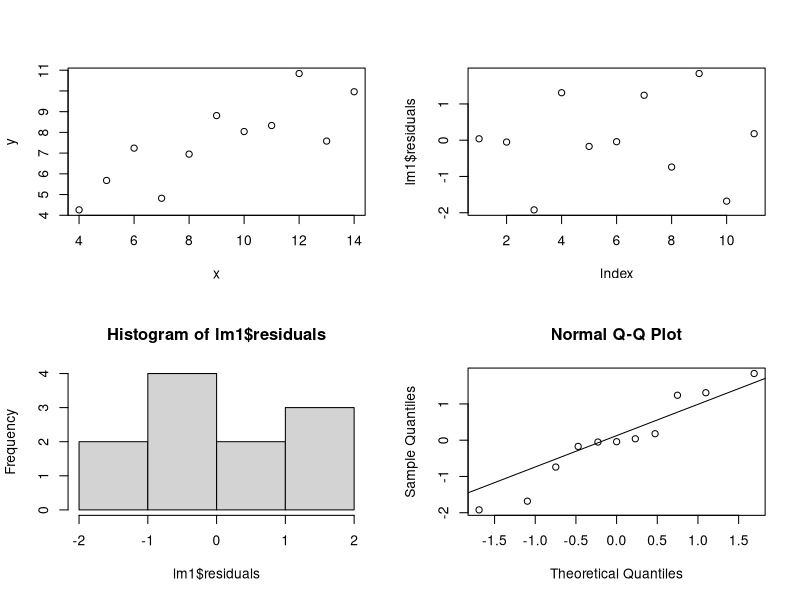
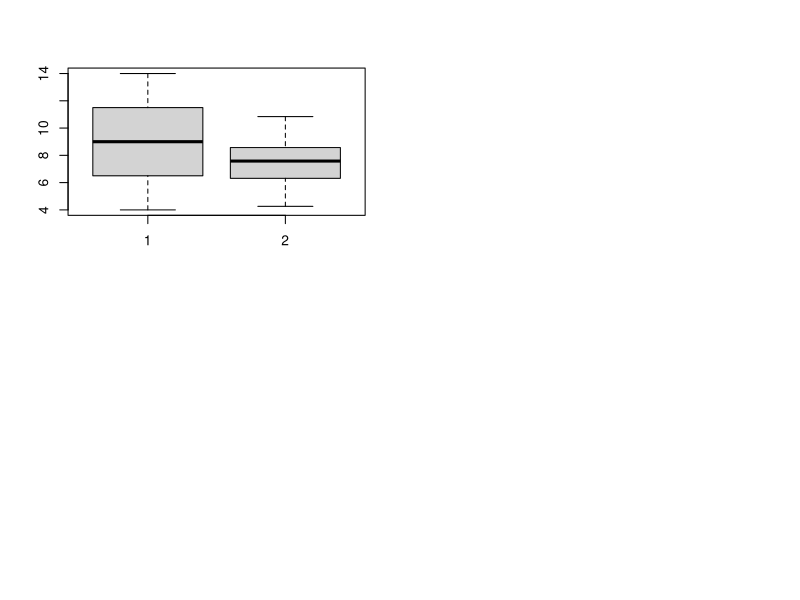
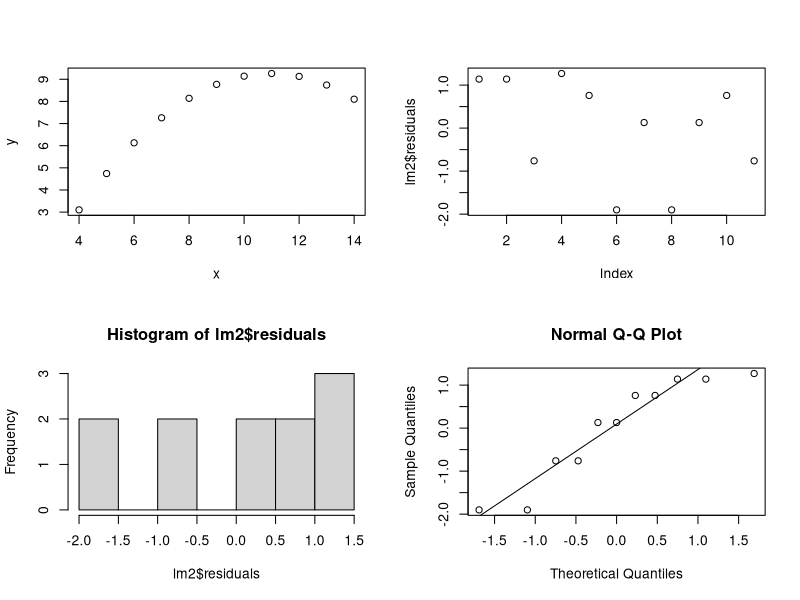
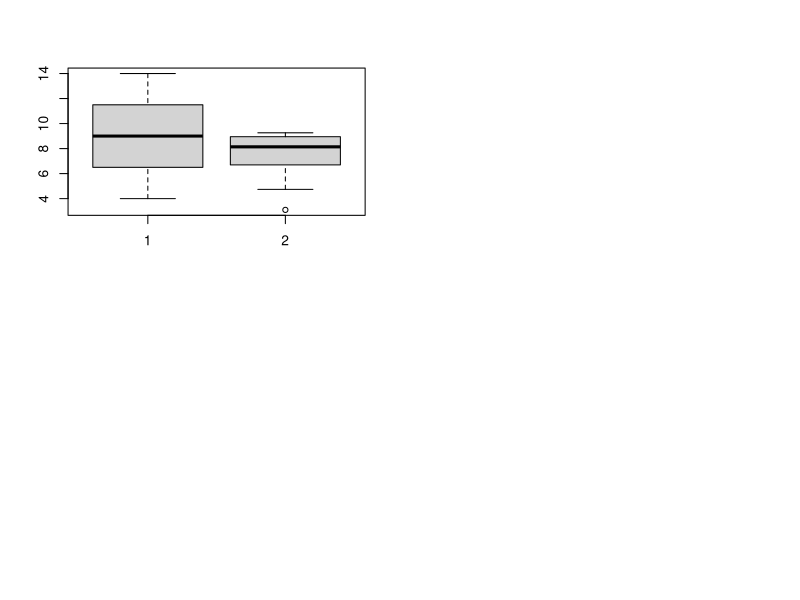
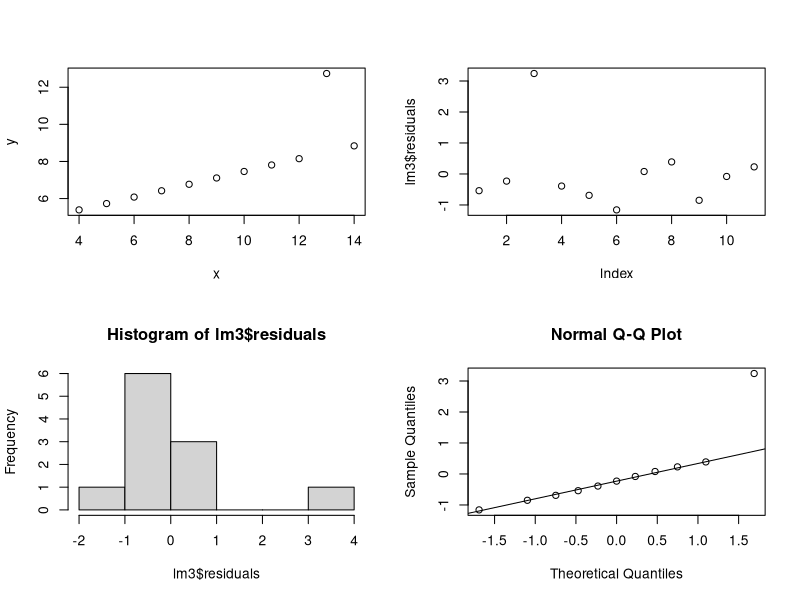
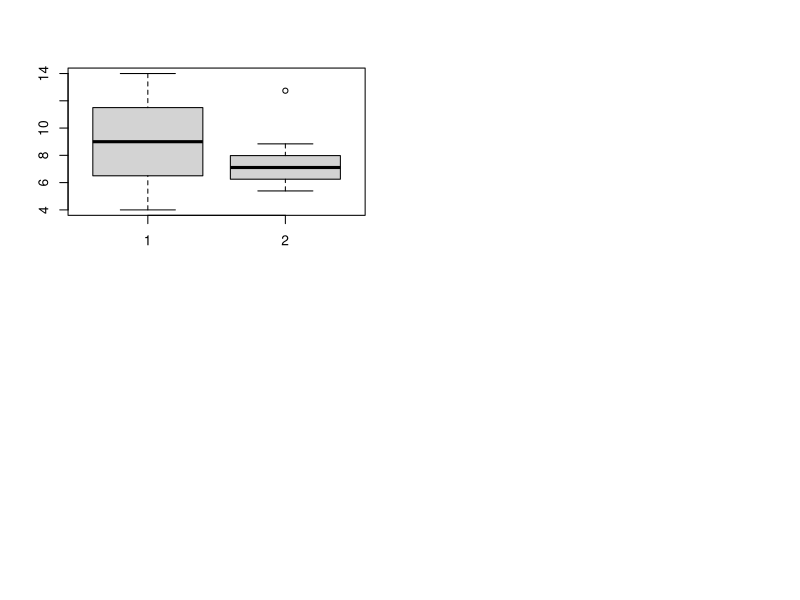
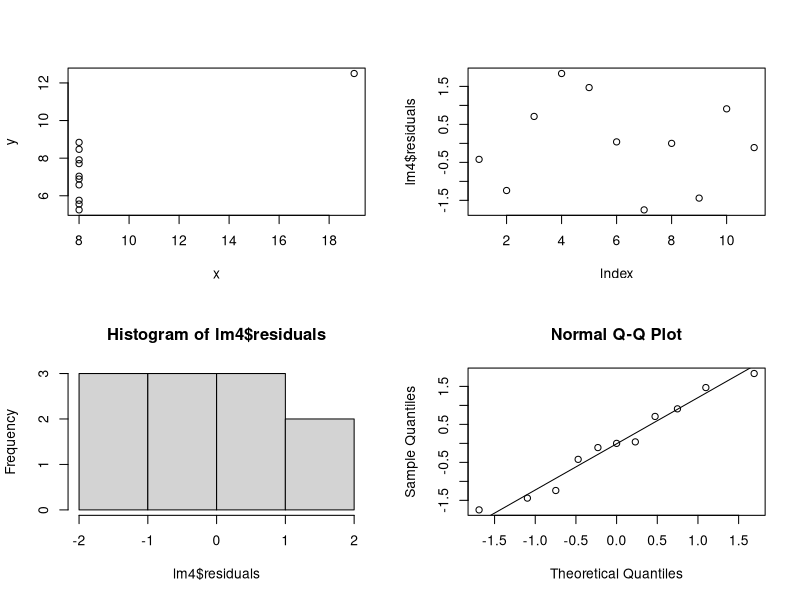
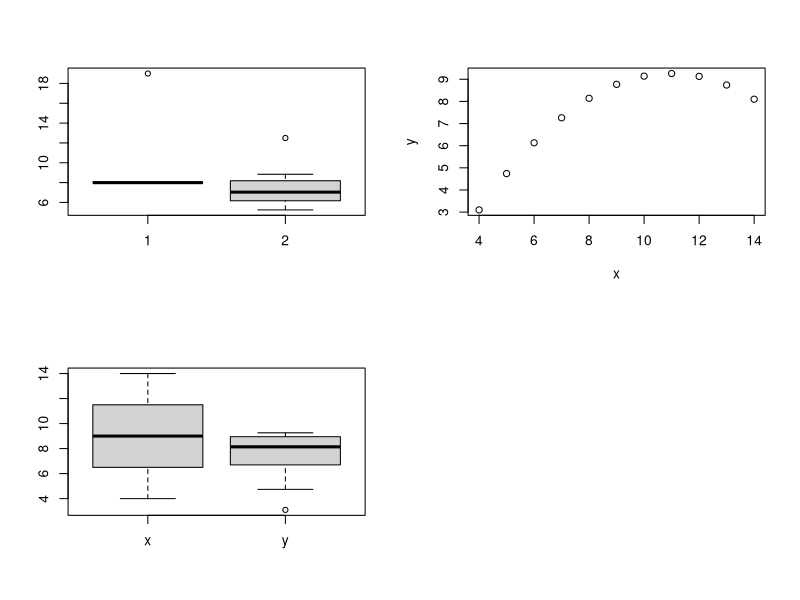

These figures' R source, in order:
## ---- chunk 1
options(digits = 2)
## ---- chunk 2
q1 <- 37; q3 <- 49.8; iqr_monkeys <- q3 - q1

up_limit <- q3 + 1.5 * iqr_monkeys
print(up_limit, digits = 4)
low_limit <- q1 - 1.5 * iqr_monkeys
print(low_limit, digits = 4)
## ---- chunk 3
options(digits=2)
data1 <- data.frame(x=c(10,8,13,9,11,14,6,4,12,7,5),
					y=c(8.04,6.95,7.58,8.81,8.33,9.96,7.24,4.26,10.84,4.82,5.68))
data2 <- data.frame(x=c(10,8,13,9,11,14,6,4,12,7,5),
					y=c(9.14,8.14,8.74,8.77,9.26,8.1,6.13,3.1,9.13,7.26,4.74))
data3 <- data.frame(x=c(10,8,13,9,11,14,6,4,12,7,5),
					y=c(7.46,6.77,12.74,7.11,7.81,8.84,6.08,5.39,8.15,6.42,5.73))
data4 <- data.frame(x=c(8,8,8,8,8,8,8,19,8,8,8),
					y=c(6.58,5.76,7.71,8.84,8.47,7.04,5.25,12.5,5.56,7.91,6.89))
## ---- chunk 4
data1.x.mean <- mean(data1$x)
data1.y.mean <- mean(data1$y)
data2.x.mean <- mean(data2$x)
data2.y.mean <- mean(data2$y)
data3.x.mean <- mean(data3$x)
data3.y.mean <- mean(data3$y)
data4.x.mean <- mean(data4$x)
data4.y.mean <- mean(data4$y)
data1.x.mean 
data1.y.mean 
data2.x.mean 
data2.y.mean 
data3.x.mean 
data3.y.mean 
data4.x.mean
data4.y.mean 
## ---- chunk 5
data1.x.median <- median(data1$x)
data1.y.median <- median(data1$y)
data2.x.median <- median(data2$x)
data2.y.median <- median(data2$y)
data3.x.median <- median(data3$x)
data3.y.median <- median(data3$y)
data4.x.median <- median(data4$x)
data4.y.median <- median(data4$y)

data1.x.median 
data1.y.median 
data2.x.median
data2.y.median
data3.x.median 
data3.y.median 
data4.x.median 
data4.y.median 
## ---- chunk 6
data1.x.sd <- sd(data1$x)
data1.y.sd <- sd(data1$y)
data2.x.sd <- sd(data2$x)
data2.y.sd <- sd(data2$y)
data3.x.sd <- sd(data3$x)
data3.y.sd <- sd(data3$y)
data4.x.sd <- sd(data4$x)
data4.y.sd <- sd(data4$y)

data1.x.sd
data1.y.sd  
data2.x.sd 
data2.y.sd  
data3.x.sd 
data3.y.sd  
data4.x.sd 
data4.y.sd
## ---- chunk 7
data1.correlation <- cor(data1)[1,2]
data2.correlation <- cor(data2)[1,2]
data3.correlation <- cor(data3)[1,2]
data4.correlation <- cor(data4)[1,2]

print(data1.correlation, digits = 2)
print(data2.correlation, digits = 2)
print(data3.correlation, digits = 2)
print(data4.correlation, digits = 2)
## ---- chunk 8
lm1 <- lm(y ~ x, data = data1)
lm2 <- lm(y ~ x, data = data2)
lm3 <- lm(y ~ x, data = data3)
lm4 <- lm(y ~ x, data = data4)
summary(lm1)
summary(lm2)
summary(lm3)
summary(lm4)

## ---- chunk 9

data1.slope <- coef(lm1)["x"]
data2.slope <- coef(lm2)["x"]
data3.slope <- coef(lm3)["x"]
data4.slope <- coef(lm4)["x"]

data1.intercept <- coef(lm1)["(Intercept)"] 
data2.intercept <- coef(lm2)["(Intercept)"] 
data3.intercept <- coef(lm3)["(Intercept)"] 
data4.intercept <- coef(lm4)["(Intercept)"] 

print(data1.slope, digits = 5)
print(data2.slope, digits = 5)
print(data3.slope, digits = 5)
print(data4.slope, digits = 5)
print(data1.intercept, digits = 5)
print(data2.intercept, digits = 5)
print(data3.intercept, digits = 5)
print(data4.intercept, digits = 5)
## ---- chunk 10
data1.rsquared <- summary(lm1)$r.squared
data2.rsquared <- summary(lm2)$r.squared
data3.rsquared <- summary(lm3)$r.squared
data4.rsquared <- summary(lm4)$r.squared

print(data1.rsquared, digits = 5)
print(data2.rsquared, digits = 5)
print(data3.rsquared, digits = 5)
print(data4.rsquared, digits = 5)
## ---- chunk 11
##### DO NOT MODIFY THIS R BLOCK! ######
# This R block will create a table to display all the calculations above in one table.
library(knitr)
library(kableExtra)
results <- data.frame(
	data1.x = c(data1.x.mean, data1.x.median, data1.x.sd, data1.correlation, data1.intercept, data1.slope, data1.rsquared),
	data1.y = c(data1.y.mean, data1.y.median, data1.y.sd, NA, NA, NA, NA),
	data2.x = c(data2.x.mean, data2.x.median, data2.x.sd, data2.correlation, data2.intercept, data2.slope, data2.rsquared),
	data2.y = c(data2.y.mean, data2.y.median, data2.y.sd, NA, NA, NA, NA),
	data3.x = c(data3.x.mean, data3.x.median, data3.x.sd, data3.correlation, data3.intercept, data3.slope, data3.rsquared),
	data3.y = c(data3.y.mean, data3.y.median, data3.y.sd, NA, NA, NA, NA),
	data4.x = c(data4.x.mean, data4.x.median, data4.x.sd, data4.correlation, data4.intercept, data4.slope, data4.rsquared),
	data4.y = c(data4.y.mean, data4.y.median, data4.y.sd, NA, NA, NA, NA),
	stringsAsFactors = FALSE
)
row.names(results) <- c('Mean', 'Median', 'SD', 'r', 'Intercept', 'Slope', 'R-Squared')
names(results) <- c('x','y','x','y','x','y','x','y')
options(knitr.kable.NA = '')
kable(results, digits = 2, 
	  align = 'r',
	  row.names = TRUE, 
	  format.args=list(nsmall = 2)) %>%
	column_spec(2:9, width = ".35in") %>%
	add_header_above(c(" " = 1, "Data 1" = 2, "Data 2" = 2, "Data 3" = 2, "Data 4" = 2))
## ---- chunk 12

par(mfrow=c(2,2))
plot(data1)
plot(lm1$residuals)
hist(lm1$residuals)
qqnorm(lm1$residuals)
qqline(lm1$residuals)
boxplot(data1$x,data1$y)
# For data1, the plots seem to depict linearity. Looking at the histogram, the 
# residuals seem to be randomly distributed but the boxplot is not showing any 
# outliers. A linear regression model seems plausible.

## ---- chunk 13
par(mfrow=c(2,2))
plot(data2)
plot(lm2$residuals)
hist(lm2$residuals)
qqnorm(lm2$residuals)
qqline(lm2$residuals)
boxplot(data2$x,data2$y)
# For data2, it seems that a linear regression model is not possible. The boxblot is 
# predicting an outlier and the historgram shows a random distribution for the
# residuals.
## ---- chunk 14
par(mfrow=c(2,2))
plot(data3)
plot(lm3$residuals)
hist(lm3$residuals)
qqnorm(lm3$residuals)
qqline(lm3$residuals)
boxplot(data3$x,data3$y)
# For data3, a linear model might be possible once the impact of removing the outlier
# is carefully determined. 
## ---- chunk 15
par(mfrow=c(2,2))
plot(data4)
plot(lm4$residuals)
hist(lm4$residuals)
qqnorm(lm4$residuals)
qqline(lm4$residuals)
boxplot(data4$x,data4$y)
# For data4, there are two extreme outliers skewing the results. A linear regression model
# does not seem to be the right choice here.
## ---- chunk 16
head(data2, n = 11)
## ---- chunk 17
plot(data2)
## ---- chunk 18
boxplot(data2)
